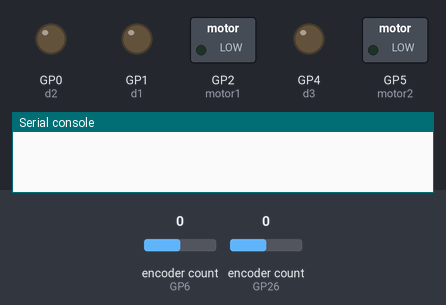
Simulated run of this program. Board: Raspberry Pi Pico running CircuitPython. Parts: switched loads named in the program (green lamp = pin HIGH), output pins drawn as LEDs (lit = HIGH), the last lines printed to the serial console. The test bench sets the inputs (shaded band); at power-on: encoder count (sensors on GP6, GP26) 0. Pins used as bus, display or sensor lines are not drawn.

Above: at 0.1 s.
At 10.1 s:
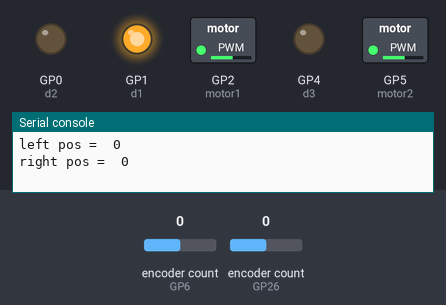
Timing chart, 0 to 11.6 s (numbered marks = the images above):
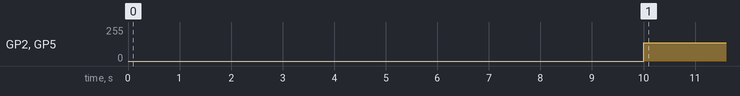

The program:

left_turn.py
```python
import board
import busio
import time
import analogio
import pwmio
import digitalio
import rotaryio

time.sleep(10)

motor1 = pwmio.PWMOut(board.GP2, frequency = 1000)

d1 = digitalio.DigitalInOut(board.GP1)
d1.direction = digitalio.Direction.OUTPUT
d2 = digitalio.DigitalInOut(board.GP0)
d2.direction = digitalio.Direction.OUTPUT

motor2 = pwmio.PWMOut(board.GP5, frequency = 1000)

d3 = digitalio.DigitalInOut(board.GP4)
d3.direction = digitalio.Direction.OUTPUT
d4 = digitalio.DigitalInOut(board.GP3)
d4.direction = digitalio.Direction.OUTPUT

d1.value = 1 #backwards left
d2.value = 0 #forwards

d3.value = 0 #backwards right
d4.value = 1 #forwards

left_enc = rotaryio.IncrementalEncoder(board.GP6, board.GP7)  #first one is a second is b
left_last_position = None
right_enc = rotaryio.IncrementalEncoder(board.GP26, board.GP27)  #first one is a second is b
right_last_position = None
left_enc.position = 0
right_enc.position = 0

while True:
    d1.value = 1 #backwards left
    d2.value = 0 #forwards

    d3.value = 0 #backwards right
    d4.value = 1 #forwards


    left_position = left_enc.position
    right_position = right_enc.position
    #print("1")
    if left_last_position == None or left_position != left_last_position:
        print("left pos = ", left_position)
        #print("2")
    left_last_position = left_position
    if right_last_position == None or right_position != right_last_position:
        print("right pos = ", right_position)
        #print("3")
    right_last_position = right_position

    if left_position > -37:
        motor1.duty_cycle = 35000
        #print("4")
    else:
        motor1.duty_cycle = 0
    if right_position < 37:
        motor2.duty_cycle = 35000
        #print("5")
    else:
        motor2.duty_cycle = 0
```

Measured:
- by itself, GP2 (motor1), GP5 (motor2): 0/255 → 136/255 at 10.0 s
